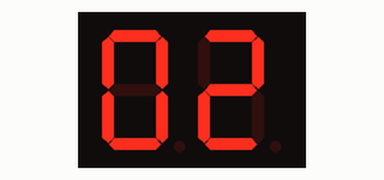
A sketch run on a simulated Arduino Uno, built with avr-gcc and run on an emulated ATmega328P. Parts: 2-digit seven-segment display. Wiring (inferred from the names in the program): 2-digit 7-segment display, segments lit when LOW: segments pin 9, pin 7, pin 5, pin 4, pin 6, pin 2, pin 3; digit selects pin 11, pin 10. The segment pins are drawn as the display they are named for.

Above: at 0.1 s.
At 1.3 s:
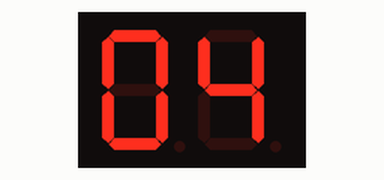
At 3.7 s:
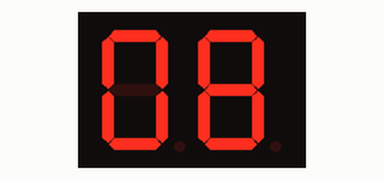
At 6.8 s:
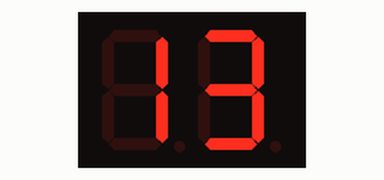
At 9.8 s:
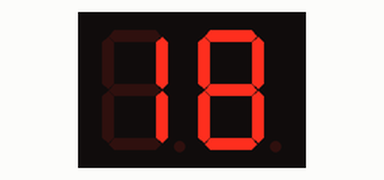
At 13.4 s:
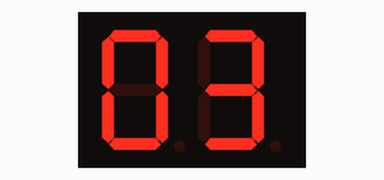

Measured:
- by itself, everything shown: repeats every 12.7 s, in 21 steps
- what the display in image 0 shows lasts 0.7 s, from 0.0 s to 0.7 s

The sketch:

sevensegment2_ownBoard.ino
```cpp
int seg1=11, seg2=10,t,p;
              // a,b,c,d,e,f,g
int segment[]={9, 7, 5, 4, 6,2 ,3};
void setup() {
  for(int i=0;i<7;i++)    pinMode(segment[i],OUTPUT);
  pinMode(seg1,OUTPUT);
  pinMode(seg2,OUTPUT);
}
int arr[][7]={
    {0,0,0,0,0,0,1},{1,0,0,1,1,1,1},{0,0,1,0,0,1,0},
    {0,0,0,0,1,1,0},{1,0,0,1,1,0,0},{0,1,0,0,1,0,0},
    {0,1,0,0,0,0,0},{0,0,0,1,1,1,1},{0,0,0,0,0,0,0},{0,0,0,1,1,0,0}};

void show(int k){
  for(int i=0;i<7;i++ )
    digitalWrite(segment[i],arr[k][i]);
}
int bVal, c=1;
void loop()
{  c++;
      t=c%10;
      p=c/10;
      unsigned long startTime = millis();
      for (unsigned long elapsed=0; elapsed < 600; elapsed = millis() - startTime) {
        digitalWrite(seg1,HIGH);
        digitalWrite(seg2,LOW);
        show(t);    delay(5);
        digitalWrite(seg2,HIGH);
        digitalWrite(seg1,LOW);
        show(p);    delay(5);
      }
    if(c>19)    c=-1; // restart from -1
}
```
